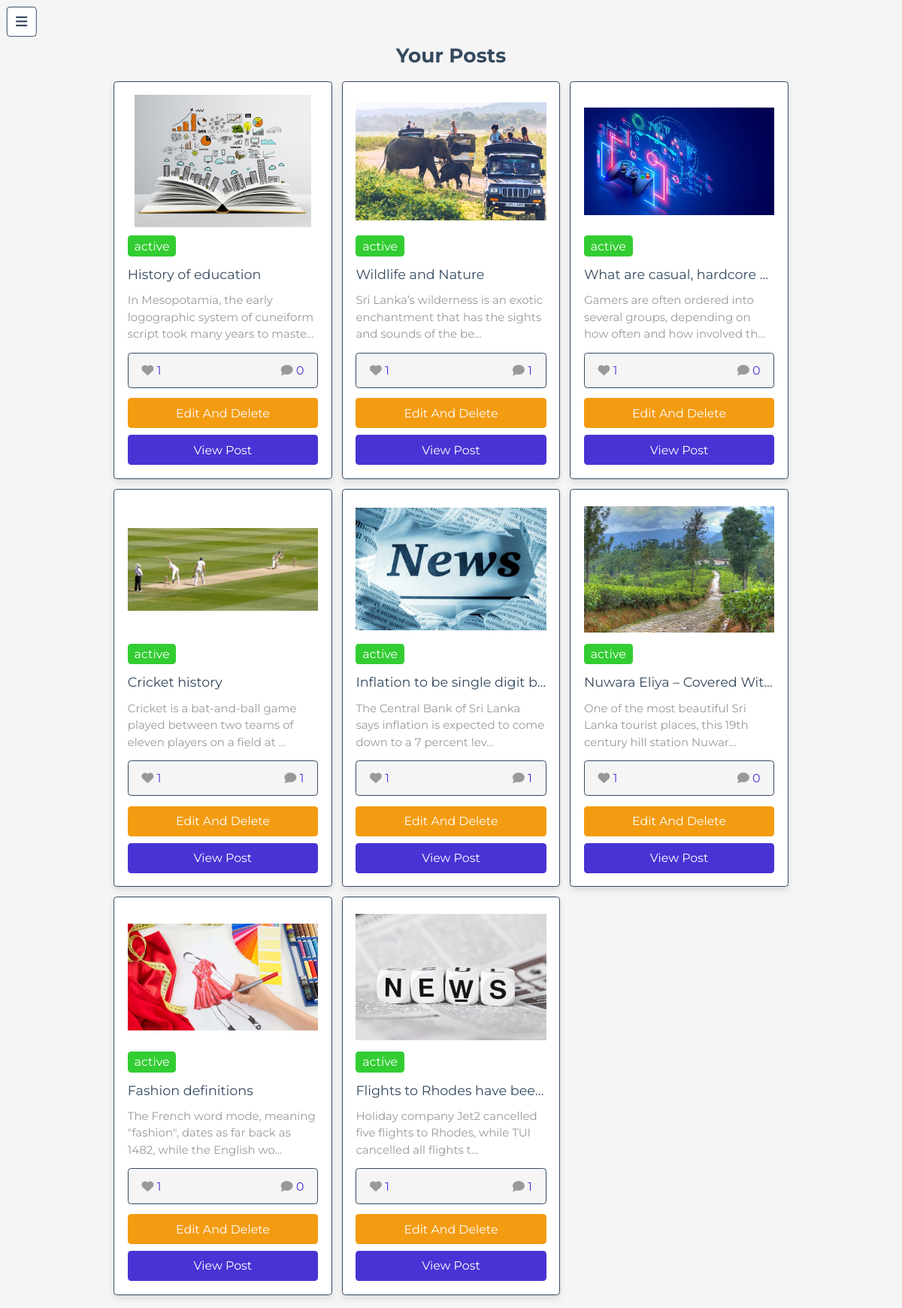
Screenshot of /admin/view_posts.php (signed in) with the database file from the repository.
### tables this page shows
CREATE TABLE IF NOT EXISTS `posts` (
  `id` int NOT NULL AUTO_INCREMENT,
  `admin_id` int NOT NULL,
  `name` varchar(100) NOT NULL,
  `title` varchar(100) NOT NULL,
  `content` varchar(5000) NOT NULL,
  `category` varchar(50) NOT NULL,
  `image` varchar(100) NOT NULL,
  `date` date NOT NULL,
  `status` varchar(10) NOT NULL,
  PRIMARY KEY (`id`)
);

### admin/view_posts.php (the view, shortened to what this page needs)
<?php
include '../components/connect.php';
$admin_id = $_SESSION['admin_id'];
?>
<!DOCTYPE html>
<html lang="en">
<head>
   <link rel="stylesheet" href="https://cdnjs.cloudflare.com/ajax/libs/font-awesome/6.1.1/css/all.min.css">
   <link rel="stylesheet" href="../css/admin_style.css">
</head>
<body>
<?php include '../components/admin_header.php' ?>
<section class="show-posts">
   <h1 class="heading">your posts</h1>
   <div class="box-container">
      <?php
         $select_posts = $conn->prepare("SELECT * FROM `posts` WHERE admin_id = ?");
         $select_posts->execute([$admin_id]);
         if($select_posts->rowCount() > 0){
            while($fetch_posts = $select_posts->fetch(PDO::FETCH_ASSOC)){
               $post_id = $fetch_posts['id'];
               $count_post_comments = $conn->prepare("SELECT * FROM `comments` WHERE post_id = ?");
               $count_post_comments->execute([$post_id]);
               $total_post_comments = $count_post_comments->rowCount();
               $count_post_likes = $conn->prepare("SELECT * FROM `likes` WHERE post_id = ?");
               $count_post_likes->execute([$post_id]);
               $total_post_likes = $count_post_likes->rowCount();
      ?>
      <form method="post" class="box">
         <?php if($fetch_posts['image'] != ''){ ?>
            <img src="../uploaded_img/<?= $fetch_posts['image']; ?>" class="image" alt="">
         <?php } ?>
         <div class="status" style="background-color:<?php if($fetch_posts['status'] == 'active'){echo 'limegreen'; }else{echo 'coral';}; ?>;"><?= $fetch_posts['status']; ?></div>
            <div class="title"><?= $fetch_posts['title']; ?></div>
         <div class="posts-content"><?= $fetch_posts['content']; ?></div>
         <div class="icons">
            <div class="likes"><i class="fas fa-heart"></i><span><?= $total_post_likes; ?></span></div>
            <div class="comments"><i class="fas fa-comment"></i><span><?= $total_post_comments; ?></span></div>
         </div>
         <div class="flex-btn">
            <a href="edit_post.php?id=<?= $post_id; ?>" class="option-btn">edit and delete</a>
         </div>
         <a href="read_post.php?post_id=<?= $post_id; ?>" class="btn">view post</a>
      </form>
      <?php
            }
         }else{
            echo '<p class="empty">no posts added yet! <a href="add_posts.php" class="btn" style="margin-top:1.5rem;">add post</a></p>';
         }
      ?>
   </div>
</section>
</body>
</html>

### css/admin_style.css (style rules this page uses)
:root { --main-color:#4834d4; --red:#e74c3c; --orange:#f39c12; --black:#34495e; --white:#fff; --light-bg:#f5f5f5; --light-color:#999; --border:.2rem solid var(--black); --box-shadow:0 .5rem 1rem rgba(0,0,0,.1); }
* { font-family: 'Montserrat', sans-serif; margin:0; padding:0; box-sizing: border-box; text-decoration: none; outline: none; border:none; }
html { font-size: 62.5%; overflow-x: hidden; }
body { background-color: var(--light-bg); padding-left: 35rem; }
section { max-width: 1200px; margin:0 auto; padding:2rem; }
.btn, .delete-btn, .option-btn, .inline-btn, .inline-option-btn, .inline-delete-btn { margin-top: 1rem; border-radius: .5rem; cursor: pointer; font-size: 1.8rem; color:var(--white); padding:1.2rem 3rem; text-transform: capitalize; text-align: center; }
.btn, .delete-btn, .option-btn { display: block; width: 100%; }
.inline-btn, .btn { background-color: var(--main-color); }
.inline-option-btn, .option-btn { background-color: var(--orange); }
.flex-btn { display: flex; gap:1rem; }
.heading { text-align: center; margin-bottom: 2rem; text-transform: capitalize; color:var(--black); font-size: 3rem; }
.show-posts .box-container { display: grid; grid-template-columns: repeat(auto-fit, 33rem); gap:1.5rem; justify-content: center; align-items: flex-start; }
.show-posts .box-container .box { background-color: var(--white); border-radius: .5rem; box-shadow: var(--box-shadow); border:var(--border); padding:2rem; overflow: hidden; }
.show-posts .box-container .box .image { height: 20rem; width: 100%; object-fit: contain; margin-bottom: 1rem; }
.show-posts .box-container .box .status { font-size: 1.8rem; margin-bottom: 1rem; padding:.5rem 1rem; border-radius: .5rem; color:var(--white); display: inline-block; margin-bottom: 1rem; }
.show-posts .box-container .box .title { font-size: 2rem; color:var(--black); overflow: hidden; text-overflow: ellipsis; white-space: nowrap; padding:.5rem 0; min-width: 100%; }
.show-posts .box-container .box .posts-content { font-size: 1.7rem; color:var(--light-color); line-height: 1.5; padding:1rem 0; }
.show-posts .box-container .box .posts-content::after { content: '...'; }
.show-posts .box-container .box .icons { display: flex; align-items: center; justify-content: space-between; gap:1rem; background-color: var(--light-bg); border-radius: .5rem; padding:1.5rem 2rem; border:var(--border); margin:.5rem 0; }
.show-posts .box-container .box .icons div { font-size: 1.8rem; }
.show-posts .box-container .box .icons div span { color:var(--main-color); }
.show-posts .box-container .box .icons div i { color:var(--light-color); margin-right: .5rem; }
@media (max-width:1200px) { html { font-size: 55%; } }
@media (max-width:1200px) { body { padding-left: 0; } }

### rows the page displays
posts: image (picture), status "active", title "History of education", content "In Mesopotamia, the early logographic system of cuneiform script took many years to maste", total_post_likes "1", total_post_comments "0"
posts: image (picture), status "active", title "Wildlife and Nature", content "Sri Lanka’s wilderness is an exotic enchantment that has the sights and sounds of the be", total_post_likes "1", total_post_comments "1"
posts: image (picture), status "active", title "What are casual, hardcore…", content "Gamers are often ordered into several groups, depending on how often and how involved th", total_post_likes "1", total_post_comments "0"
posts: image (picture), status "active", title "Cricket history", content "Cricket is a bat-and-ball game played between two teams of eleven players on a field at", total_post_likes "1", total_post_comments "1"
posts: image (picture), status "active", title "Inflation to be single digit b…", content "The Central Bank of Sri Lanka says inflation is expected to come down to a 7 percent lev", total_post_likes "1", total_post_comments "1"
posts: image (picture), status "active", title "Nuwara Eliya – Covered Wit…", content "One of the most beautiful Sri Lanka tourist places, this 19th century hill station Nuwar", total_post_likes "1", total_post_comments "0"
posts: image (picture), status "active", title "Fashion definitions", content "The French word mode, meaning \"fashion\", dates as far back as 1482, while the English wo", total_post_likes "1", total_post_comments "0"
posts: image (picture), status "active", title "Flights to Rhodes have bee…", content "Holiday company Jet2 cancelled five flights to Rhodes, while TUI cancelled all flights t", total_post_likes "1", total_post_comments "1"
